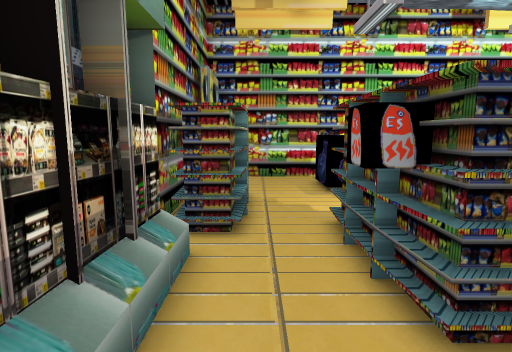
view 1 (above)

17 first-person views from a walk through a Unity game level. The camera is 1.2 m above the floor, tilts 8° down and sees 80° across. The floor is counted in squares, 0.5 m on a side. Each view is taken from the middle of a square. On the plan, view 1 faces up. The plan holds only what a view shows up to about 19 squares ahead; the rest is blank. The player character is not drawn. Some surface patterns are stand-ins.

view 2
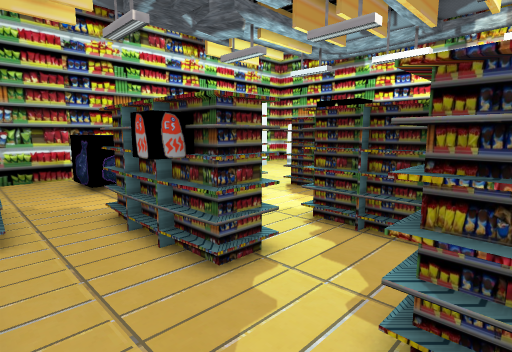

view 3
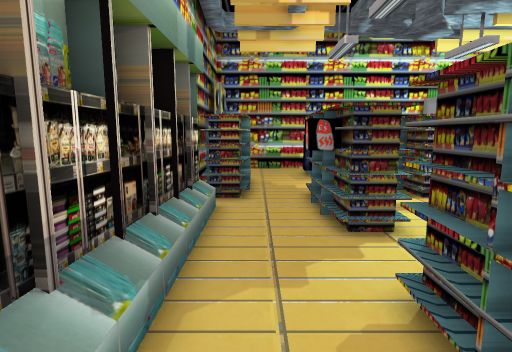

view 4
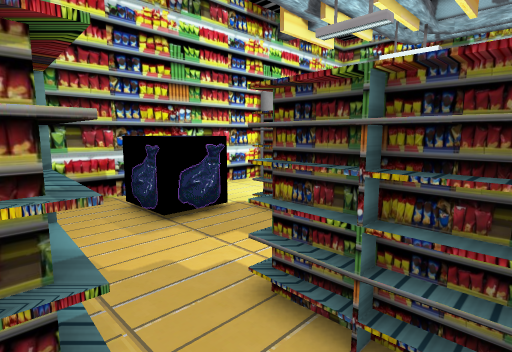

view 5
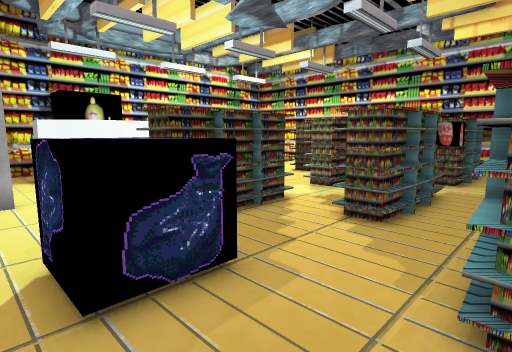

view 6
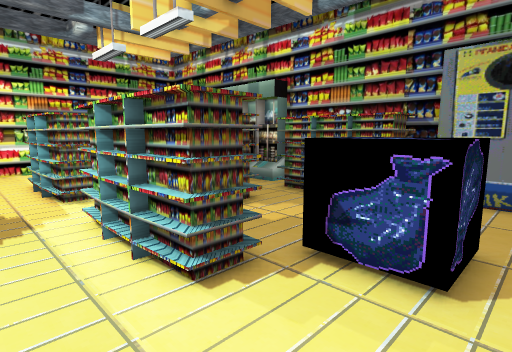

view 7
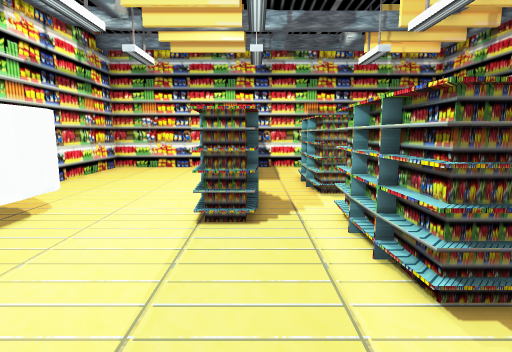

view 8
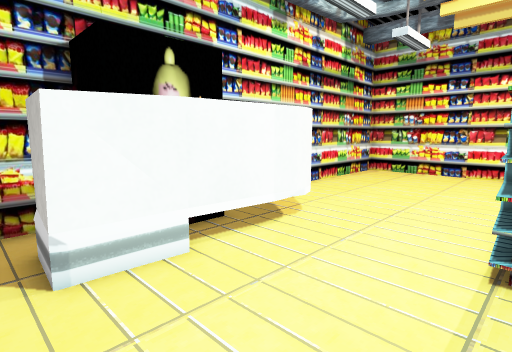

view 9
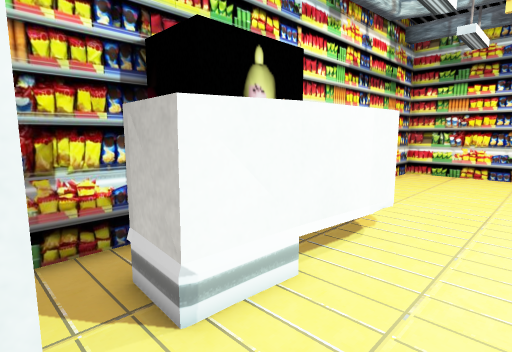

view 10
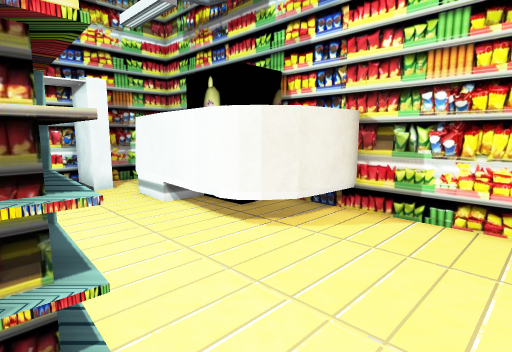

view 11
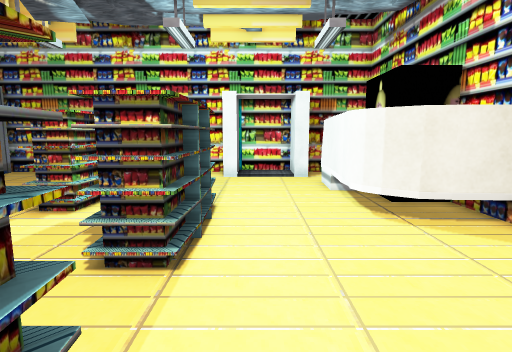

view 12
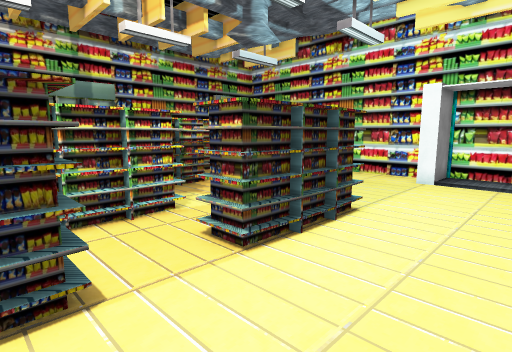

view 13
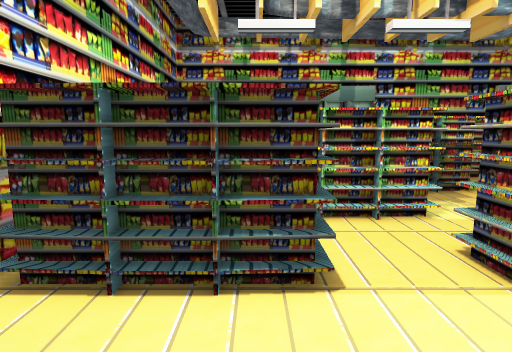

view 14
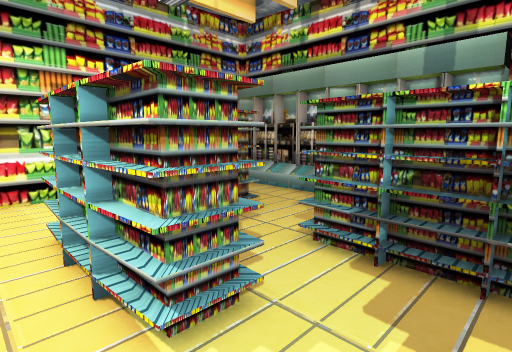

view 15
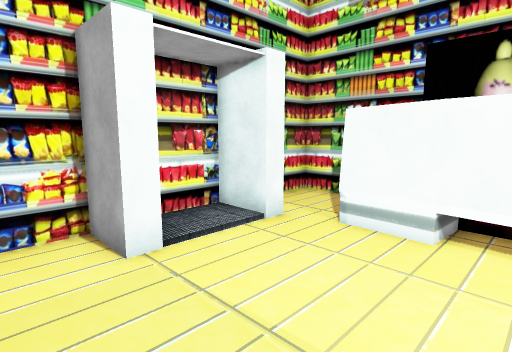

view 16
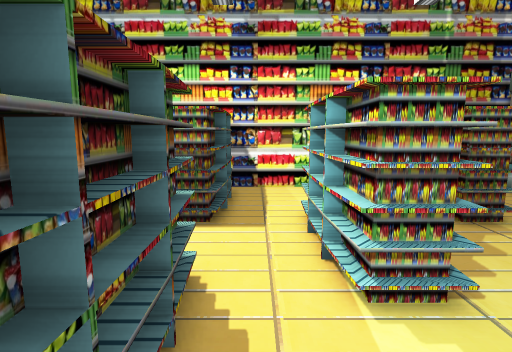

view 17
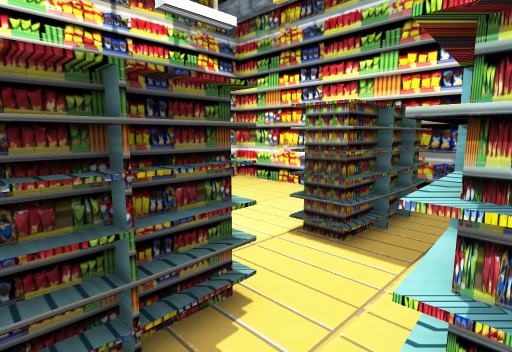

### Floor plan
Key: @ floor where view 1 was taken; # wall or solid block; . main floor; : floor 0.5 m higher than the main floor; O other object.
Columns run from 2 left of view 1 to 20 right of it. Each row starts with its distance up from view 1.
 17 #######################
 16 #............##..##...#
 15 #....OOO.....##..##...#
 14 # ...OOO..............#
 13 # ...OOO..........OOO.#
 12 ###.....###.......O:OO#
 11  ##.....###.......O:O
 10   #.....###.......O:O
  9   #.....###.......O OOO
  8  ##.###.###.###...O O.#
  7 ###.###.###.###...OOOO#
  6 #...###.....###...OOOO#
  5 #...###.....###......O#
  4 #..OO##.###.###.......#
  3 #...###.###.###.......#
  2 #.......###...........#
  1 #.......###...........#
  0 #.@.###  ##.###.......#
 -1 #...#    ##.###.......#
 -2 #.. #    ...# #.......#
 -3 #.. #    ...# #.......#
 -4 #.. #    ...# #.......#
 -5 #        ...# #.......#

Where each view was taken, in squares from view 1:
view 1: 0 up, 0 right, facing up
view 2: 1 down, 1 left, facing up-right
view 3: 4 down, 0 right, facing up
view 4: 5 up, 1 left, facing up-right
view 5: 16 up, 1 left, facing down-right
view 6: 16 up, 10 right, facing down-left
view 7: 16 up, 10 right, facing down
view 8: 14 up, 11 right, facing down-right
view 9: 15 up, 13 right, facing down-right
view 10: 1 up, 11 right, facing up-right
view 11: 2 down, 13 right, facing up
view 12: 1 down, 16 right, facing up-left
view 13: 1 down, 16 right, facing left
view 14: 7 up, 9 right, facing down-left
view 15: 9 up, 9 right, facing up-right
view 16: 8 up, 9 right, facing down
view 17: 6 up, 7 right, facing down-right
